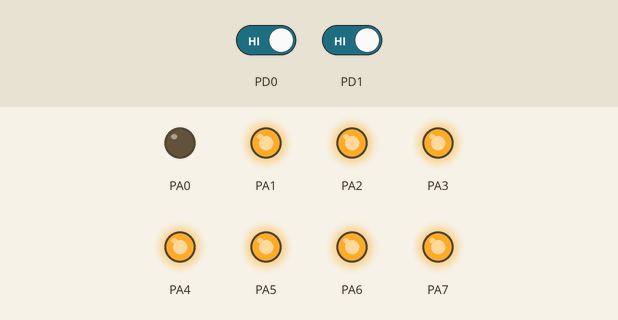
The program below on a simulated ATmega128, built with avr-gcc and emulated at 16 MHz. On the bench: output pins drawn as LEDs (lit = HIGH). Dashed ring = blinking. Inputs (shaded band) come from the test bench; at power-on: PD0 HIGH, PD1 HIGH.

Above: at 1.3 s.
1.4 s: PD0 driven LOW
At 4.3 s:
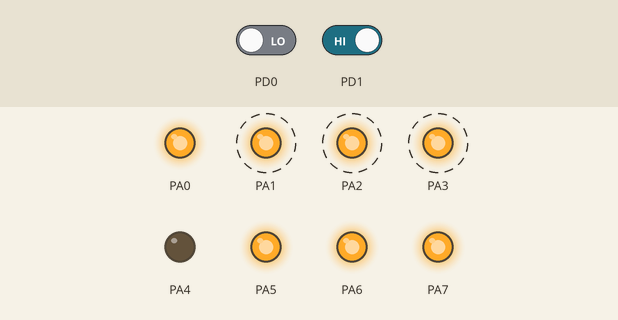
4.4 s: PD0 driven HIGH
At 5.1 s:
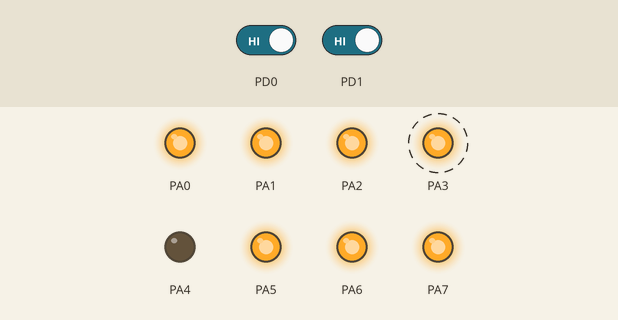
5.9 s: PD1 driven LOW
At 7.0 s:
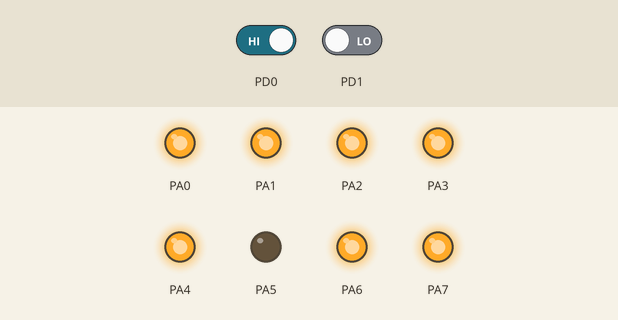
Timing chart, 0 to 8.9 s (numbered marks = the images above; inputs shaded):
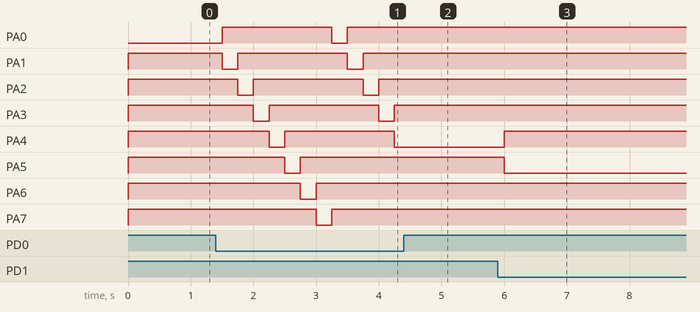

The program:

main.c
```c
/*
 * 로봇학실험3 (월)
 * Created: 2021-04-26 오전 10:27:54
 * Author : 2019741034 명지수
 */
#define F_CPU 16000000UL

#include <avr/io.h>
#include <avr/interrupt.h>
#include <util/delay.h>

int led = 0x01;

ISR(INT1_vect){ // interrupt 1 (PIND1) - External Interrupt발생시
	if(led == 0x80) led = 0x01;
	// 0b10000000에서 쉬프트 되면 0x00이 되버리기 때문에 직접 예외처리
	else led = (led << 1); // 왼쪽으로 1칸 shift
}

int main(void)
{
	// LED Setting
	DDRA  = 0xff; // OUTPUT으로 설정
	//Switch Setting
    DDRD = 0x00; // INPUT으로 설정

	// Switch 1 Setting - External Interrupt
	EICRA = 0b00001000; // falling edge
	// Switch 1 Setting
	EIMSK = 0b00000010; // INT1 번 활성화

	sei(); // Global Interrupt 활성화

    while (1)
    {
		if(!(PIND & 0x01)) {  // switch0이 눌리면 LED ON
			if(led == 0x80) led = 0x01;
			// 0b10000000에서 쉬프트 되면 0x00이 되버리기 때문에 직접 예외처리
			else led = (led << 1); // 왼쪽으로 1칸 shift
		}

		PORTA = ~led; // 0일때 LED가 켜지고 1일 때 꺼지는 구조이기 때문에 비트반전을 해줌
		_delay_ms(250);
	}
}
```

Measured:
- after the input at 1.4 s, PA0: LOW → HIGH after 0.10 s, → LOW 1.8 s later, → HIGH 0.25 s later; PA1: alternates HIGH for 1.8 s and LOW for 0.25 s, starting after 0.10 s
- after the input at 4.4 s, PA0: stays HIGH (without the input it goes to LOW after 0.85 s); PA1: stays HIGH (without the input it goes to LOW after 1.1 s); PA2: stays HIGH (without the input it goes to LOW after 1.4 s); PA4: stays LOW (without the input it goes to HIGH after 0.10 s); PA5: stays HIGH (without the input it goes to LOW after 0.10 s)
- after the input at 5.9 s, PA4: LOW → HIGH after 0.10 s; PA5: HIGH → LOW after 0.10 s
